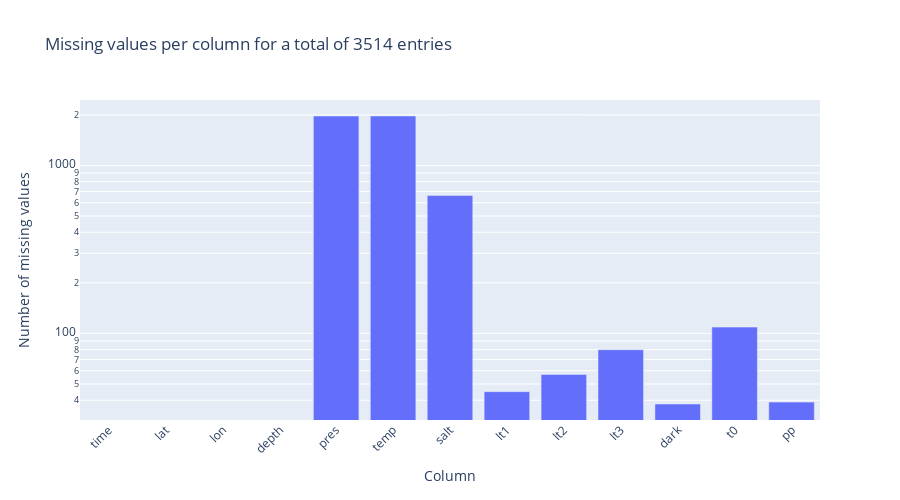

The cell this chart's notebook holds for it:
### Code cell
fig = (
    raw_data.isna()
    .sum()
    .plot(
        kind="bar",
        title=f"Missing values per column for a total of {len(raw_data)} entries",
        labels=dict(
            index="Column",
            value="Number of missing values",
        ),
        # log y-axis
        log_y=True,
    )
)
# Rotate x-axis labels by 45 degrees
fig.update_xaxes(tickangle=-45)
# multiply the figure ratio of height by 2
fig.update_layout(height=500)
# Remove legend
fig.update_layout(showlegend=False)
fig.show()

### Figure 1 — Plotly figure (JSON) as saved in the notebook; plotly's stock layout.template omitted (floating-point values rounded to 4 significant figures)
{"data": [{"alignmentgroup": "True", "hovertemplate": "variable=0<br>Column=%{x}<br>Number of missing values=%{y}<extra></extra>", "legendgroup": "0", "marker": {"color": "#636efa", "pattern": {"shape": ""}}, "name": "0", "offsetgroup": "0", "orientation": "v", "showlegend": true, "textposition": "auto", "type": "bar", "x": ["time", "lat", "lon", "depth", "pres", "temp", "salt", "lt1", "lt2", "lt3", "dark", "t0", "pp"], "xaxis": "x", "y": [0, 0, 0, 0, 1968, 1969, 662, 45, 57, 80, 38, 109, 39], "yaxis": "y"}], "layout": {"barmode": "relative", "height": 500, "legend": {"title": {"text": "variable"}, "tracegroupgap": 0}, "showlegend": false, "title": {"text": "Missing values per column for a total of 3514 entries"}, "xaxis": {"anchor": "y", "domain": [0, 1], "tickangle": -45, "title": {"text": "Column"}}, "yaxis": {"anchor": "x", "domain": [0, 1], "title": {"text": "Number of missing values"}, "type": "log"}}}
